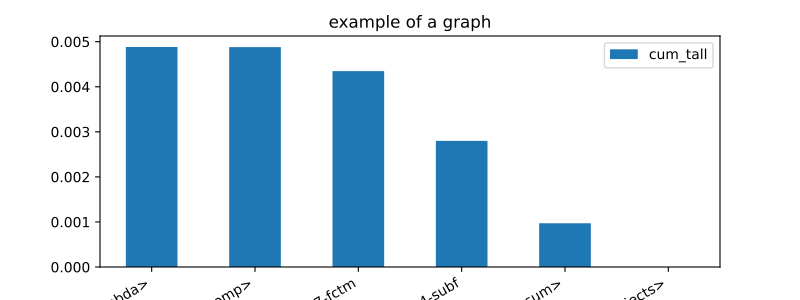

Write Python code to recreate this figure.
import matplotlib.pyplot as plt
from onnxrt_backend_dev.monitoring.profiling import profile

def subf(x):
    return sum(x)

def fctm():
    x1 = subf([1, 2, 3])
    x2 = subf([1, 2, 3, 4])
    return x1 + x2

pr, df = profile(lambda: [fctm() for i in range(0, 1000)], as_df=True)
ax = df[['namefct', 'cum_tall']].head(n=15).set_index(
    'namefct').plot(kind='bar', figsize=(8, 3), rot=30)
ax.set_title("example of a graph")
for la in ax.get_xticklabels():
    la.set_horizontalalignment('right');
plt.show()
